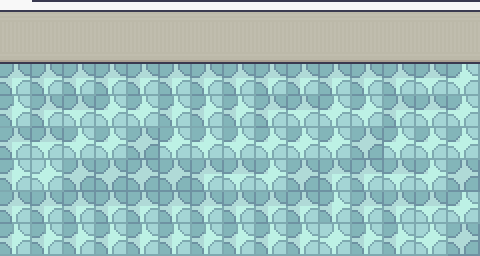

A level layout from a 2D game, rendered from its tile map. Below: a short description, then the map file with its tile-grid data intact:
An orthogonal 15x8 tile map with 32x32 px tiles, 11 tile layers (Floor, Tile Layer 6, Tile Layer 7, Collisions, ...), 2 tilesets and 5 objects.

<map version="1.10" tiledversion="1.11.2" orientation="orthogonal" renderorder="right-down" width="15" height="8" tilewidth="32" tileheight="32" infinite="0" nextlayerid="17" nextobjectid="35">
 <tileset firstgid="1" source="Room_Builder_free_32x32.tsx" />
 <tileset firstgid="392" source="Interiors_free_32x32.tsx" />
 <layer id="7" name="Floor" width="15" height="8">
  <data encoding="csv">
219,220,221,219,220,221,219,220,221,219,220,221,219,220,221,
202,203,204,202,203,204,202,203,204,202,203,204,202,203,204,
219,220,221,219,220,221,219,220,221,219,220,221,219,220,221,
202,203,204,202,203,204,202,203,204,202,203,204,202,203,204,
219,220,221,219,220,221,219,220,221,219,220,221,219,220,221,
202,203,204,202,203,204,202,203,204,202,203,204,202,203,204,
219,220,221,219,220,221,219,220,221,219,220,221,219,220,221,
202,203,204,202,203,204,202,203,204,202,203,204,202,203,204
</data>
 </layer>
 <layer id="11" name="Tile Layer 6" width="15" height="8">
  <data encoding="csv">
0,0,0,0,0,0,0,0,0,0,0,0,0,0,0,
0,0,0,0,0,0,0,0,0,0,0,0,0,0,0,
0,0,0,0,0,0,0,0,0,0,0,0,0,0,0,
0,0,0,0,0,0,0,0,0,0,0,0,0,0,0,
0,0,0,0,0,0,0,0,0,0,0,0,0,0,0,
0,0,0,0,0,0,0,0,0,0,0,0,0,0,0,
0,0,0,0,0,0,0,0,0,0,0,0,0,0,0,
0,0,0,0,0,0,0,0,0,0,0,0,0,0,0
</data>
 </layer>
 <layer id="12" name="Tile Layer 7" width="15" height="8">
  <data encoding="csv">
0,0,0,0,0,0,0,0,0,0,0,0,0,0,0,
0,0,0,0,0,0,0,0,0,0,0,0,0,0,0,
0,0,0,0,0,0,0,0,0,0,0,0,0,0,0,
0,0,0,0,0,0,0,0,0,0,0,0,0,0,0,
0,0,0,0,0,0,0,0,0,0,0,0,0,0,0,
0,0,0,0,0,0,0,0,0,0,0,0,0,0,0,
0,0,0,0,0,0,0,0,0,0,0,0,0,0,0,
0,0,0,0,0,0,0,0,0,0,0,0,0,0,0
</data>
 </layer>
 <layer id="6" name="Collisions" width="15" height="8">
  <properties>
   <property name="collidable" type="bool" value="true" />
  </properties>
  <data encoding="csv">
0,331,332,332,332,332,332,332,332,332,332,332,332,332,2684354892,
0,0,0,0,0,0,0,0,0,0,0,0,0,0,0,
0,0,0,0,0,0,0,0,0,0,0,0,0,0,0,
0,0,0,0,0,0,0,0,0,0,0,0,0,0,0,
0,0,0,0,0,0,0,0,0,0,0,0,0,0,0,
0,0,0,0,0,0,0,0,0,0,0,0,0,0,0,
0,0,0,0,0,0,0,0,0,0,0,0,0,0,0,
0,0,0,0,0,0,0,0,0,0,0,0,0,0,0
</data>
 </layer>
 <layer id="10" name="Actions" width="15" height="8">
  <data encoding="csv">
0,0,0,0,0,0,0,0,0,0,0,0,0,0,0,
0,0,0,0,0,0,0,0,0,0,0,0,0,0,0,
0,0,0,0,0,0,0,0,0,0,0,0,0,0,0,
0,0,0,0,0,0,0,0,0,0,0,0,0,0,0,
0,0,0,0,0,0,0,0,0,0,0,0,0,0,0,
0,0,0,0,0,0,0,0,0,0,0,0,0,0,0,
0,0,0,0,0,0,0,0,0,0,0,0,0,0,0,
0,0,0,0,0,0,0,0,0,0,0,0,0,0,0
</data>
 </layer>
 <layer id="9" name="Tile Layer 4" width="15" height="8">
  <data encoding="csv">
0,0,0,0,0,0,0,0,0,0,0,0,0,0,0,
0,0,0,0,0,0,0,0,0,0,0,0,0,0,0,
0,0,0,0,0,0,0,0,0,0,0,0,0,0,0,
0,0,0,0,0,0,0,0,0,0,0,0,0,0,0,
0,0,0,0,0,0,0,0,0,0,317,0,0,0,0,
0,0,0,0,0,0,0,0,0,0,0,317,0,0,0,
0,0,0,0,0,0,0,0,0,0,0,0,0,0,0,
0,0,0,0,0,0,0,0,0,0,0,0,0,0,0
</data>
 </layer>
 <layer id="8" name="Tile Layer 3" width="15" height="8">
  <data encoding="csv">
1610613068,325,325,325,325,325,325,325,325,325,325,325,325,325,325,
175,342,342,342,342,342,342,342,342,342,342,342,342,342,342,
175,176,0,0,0,0,0,0,0,0,0,0,0,0,0,
175,176,0,0,0,0,0,0,0,0,0,0,0,0,0,
175,176,0,0,0,0,0,0,0,0,0,0,0,0,0,
175,176,0,0,0,317,317,0,0,0,0,0,0,0,0,
175,176,0,0,0,0,0,0,0,0,0,0,0,0,0,
175,176,0,0,0,0,0,0,0,0,0,0,0,0,0
</data>
 </layer>
 <layer id="14" name="Tile Layer 9" width="15" height="8">
  <data encoding="csv">
0,0,0,0,0,0,0,0,0,0,0,0,0,0,0,
0,0,0,0,0,0,0,0,0,0,0,0,0,0,0,
0,0,0,0,0,0,0,0,0,0,0,0,0,0,0,
0,0,0,0,0,0,0,0,0,0,0,0,0,0,0,
0,0,0,0,0,0,0,0,0,0,0,0,0,0,0,
0,0,0,0,0,0,0,0,0,0,0,0,0,0,0,
0,0,0,0,0,0,0,0,0,0,0,0,0,0,0,
0,0,0,0,0,0,0,0,0,0,0,0,0,0,0
</data>
 </layer>
 <layer id="13" name="Tile Layer 8" width="15" height="8">
  <data encoding="csv">
332,0,0,0,0,0,0,0,0,0,0,0,0,0,0,
349,0,0,0,0,0,0,0,0,0,0,0,0,0,0,
0,0,0,0,0,0,0,0,0,0,0,0,0,0,0,
0,0,0,0,0,0,0,0,0,0,0,0,0,0,0,
0,0,0,0,0,0,0,0,0,0,0,0,0,0,0,
0,0,0,0,0,0,0,0,0,0,0,0,0,0,0,
0,0,0,0,0,0,0,0,0,0,0,0,0,0,0,
0,0,0,0,0,0,0,0,0,0,0,0,0,0,0
</data>
 </layer>
 <layer id="15" name="Tile Layer 10" width="15" height="8">
  <data encoding="csv">
0,0,0,0,0,0,0,0,0,0,0,0,0,0,0,
0,0,0,0,0,0,0,0,0,0,0,0,0,0,0,
0,0,0,0,0,0,0,0,0,0,0,0,0,0,0,
0,0,0,0,0,0,0,0,0,0,0,0,0,0,0,
0,0,0,0,0,0,0,0,0,0,0,0,0,0,0,
0,0,0,0,0,0,0,0,0,0,0,0,0,0,0,
0,0,0,0,0,0,0,0,0,0,0,0,0,0,0,
0,0,0,0,0,0,0,0,0,0,0,0,0,0,0
</data>
 </layer>
 <layer id="16" name="Tile Layer 11" width="15" height="8">
  <data encoding="csv">
0,0,0,0,0,0,0,0,0,0,0,0,0,0,0,
0,0,0,0,0,0,0,0,0,0,0,0,0,0,0,
165,165,165,165,165,165,165,165,165,165,165,165,165,166,167,
182,165,166,167,167,182,182,182,165,166,167,167,165,166,167,
165,166,167,167,184,167,167,167,167,167,167,184,167,167,167,
182,183,184,184,184,184,165,166,167,184,165,165,166,167,184,
165,165,165,165,165,165,165,165,165,165,182,165,165,166,167,
182,182,182,182,182,182,182,182,182,182,183,182,182,183,184
</data>
 </layer>
 <objectgroup id="2" name="Objects">
  <object id="21" x="258" y="6.66667" width="213.333" height="48.6667">
   <properties>
    <property name="collidable" type="bool" value="true" />
   </properties>
  </object>
  <object id="22" x="2.66667" y="4.66667" width="210.667" height="51.3333">
   <properties>
    <property name="collidable" type="bool" value="true" />
   </properties>
  </object>
  <object id="26" x="211.333" y="3.33333" width="44" height="49.3333">
   <properties>
    <property name="collidable" type="bool" value="true" />
   </properties>
  </object>
  <object id="27" x="197.583" y="179.667" width="49.3333" height="7.1667">
   <properties>
    <property name="fromOrientation" value="vertical" />
    <property name="fromRoom" value="hallway_2" />
    <property name="spawn" type="bool" value="true" />
    <property name="special_spawn" type="bool" value="true" />
   </properties>
  </object>
  <object id="28" x="197.5" y="251.917" width="52" height="12.6667">
   <properties>
    <property name="destination" value="hallway_2" />
    <property name="exitOrientation" value="vertical" />
    <property name="special_door" type="bool" value="true" />
    <property name="type" value="door" />
   </properties>
  </object>
 </objectgroup>
</map>
